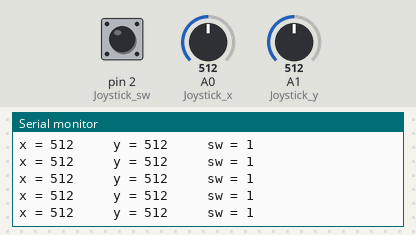
The sketch below on a simulated Arduino Uno, built with avr-gcc and run on an emulated ATmega328P. On the bench: the last lines printed to the serial monitor. The inputs (shaded band) are chosen by the test bench; at power-on: A0 (Joystick_x) = 512, A1 (Joystick_y) = 512, pin 2 (Joystick_sw) HIGH.

Above: at 1.2 s.
1.3 s: A0 (Joystick_x) set to 107
At 1.42 s:
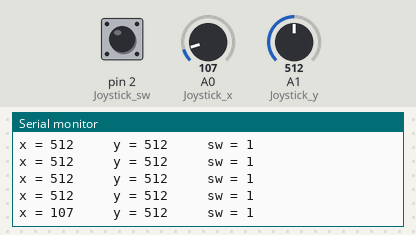
4.3 s: A0 (Joystick_x) set to 90
At 4.39 s:
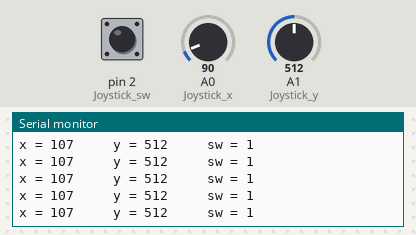
5.8 s: A1 (Joystick_y) set to 106
At 5.82 s:
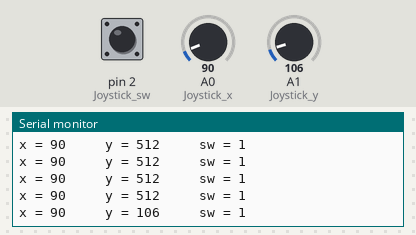
8.8 s: A1 (Joystick_y) set to 92
At 8.9 s:
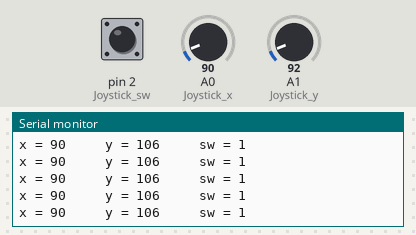
10.3 s: A0 (Joystick_x) set to 11
At 10.33 s:
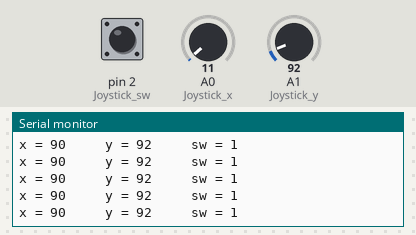
13.3 s: A0 (Joystick_x) set to 8
At 13.41 s:
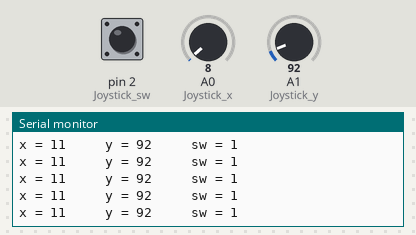
Timing chart, 0 to 15.8 s (numbered marks = the images above; inputs shaded):
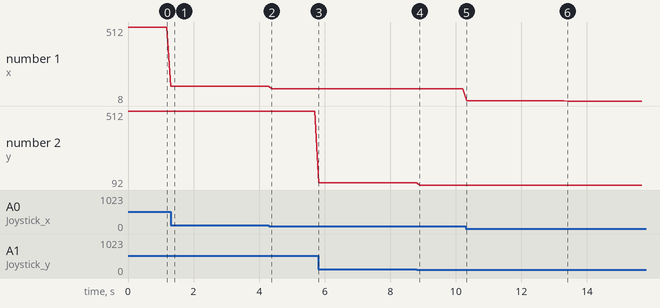

Measured:
- after the input at 1.3 s, the serial monitor: prints a new line at once (image 1)
- after the input at 5.8 s, the serial monitor: prints a new line at once (image 3)
- plotted number 1: 512 → 107 after the input at 1.3 s, 107 → 90 after the input at 4.3 s, 90 → 11 after the input at 10.3 s, 11 → 8 after the input at 13.3 s
- plotted number 2: 512 → 106 after the input at 5.8 s, 106 → 92 after the input at 8.8 s

The sketch:

IR_joystick.ino
```cpp
#include <IRremote.h>

int Joystick_x = A0;
int Joystick_y = A1;
int Joystick_sw = 2;

int irPin = 3;
IRsend irsend(irPin);

void setup() {
  Serial.begin(9600);
  pinMode(Joystick_sw, INPUT_PULLUP);
}

void loop() {
  int x, y, sw;
  x = analogRead(Joystick_x);
  y = analogRead(Joystick_y);
  sw = digitalRead(Joystick_sw);

  Serial.print("x = ");
  Serial.print(x);
  Serial.print("\t\t y = ");
  Serial.print(y);
  Serial.print("\t\t sw = ");
  Serial.println(sw);

  unsigned long tData;

  if (x > 1000) {
    tData = 0x0;
  }
  if (x < 100) {
    tData = 0x1;
  }
  if (y > 1000) {
    tData = 0x3;
  }
  if (y < 100) {
    tData = 0x4;
  }

  irsend.sendRC5(tData, 16);
  delay(50);
}
```
